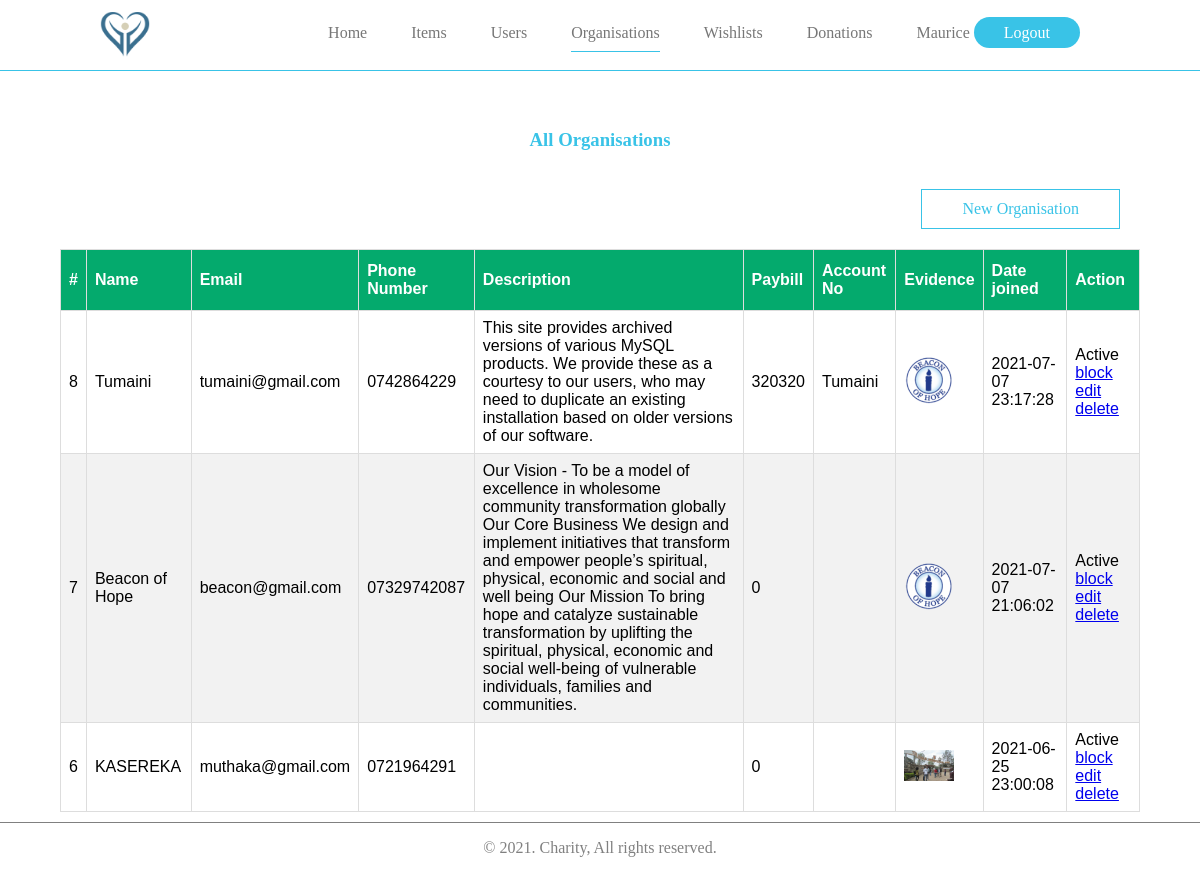
Page /organisations.php (signed in) on the committed database.
### tables this page shows
CREATE TABLE `users` (
  `id` int(11) NOT NULL,
  `full_name` varchar(255) NOT NULL,
  `email` varchar(255) DEFAULT NULL,
  `phone_number` varchar(255) NOT NULL,
  `password` text DEFAULT NULL,
  `is_admin` int(1) DEFAULT NULL,
  `joined_date` timestamp NULL DEFAULT current_timestamp()
);

CREATE TABLE `organisations` (
  `id` int(11) NOT NULL,
  `name` varchar(255) DEFAULT NULL,
  `email` varchar(255) DEFAULT NULL,
  `phone_number` varchar(255) NOT NULL,
  `logo` text DEFAULT NULL,
  `description` text NOT NULL,
  `evidence` text NOT NULL,
  `paybill_no` int(11) NOT NULL,
  `account_no` varchar(255) NOT NULL,
  `password` text DEFAULT NULL,
  `is_active` int(11) DEFAULT NULL,
  `joined_date` timestamp NULL DEFAULT current_timestamp()
);

### organisations.php (the view, shortened to what this page needs)
<?php
require_once('db.php');
if(isset($_SESSION['auth'])){
    $user = $_SESSION['auth'];
    $req = $db->prepare("SELECT * FROM users WHERE id = ?");
    $req->execute(array($user['id']));
    $current = $req->fetch();
    if ($current['is_admin']) {
        $list = $db->prepare("SELECT * FROM organisations ORDER BY id DESC");
        $list->execute();
?>
<!DOCTYPE html>
<html lang="en">
<head>
    <link rel="stylesheet" href="styles/style.css">
</head>
<body>
    <header>
        <div class="logo">
            <img src="images/logo.png" width="50" alt="">
        </div>
        <div class="menu">
            <ul>
                <li><a href="dashboard.php">Home</a></li>
                <li><a href="items.php">Items</a></li>
                <li><a href="users.php">Users</a></li>
                <li class="active"><a href="organisations.php">Organisations</a></li>
                <li><a href="wishlists.php">Wishlists</a></li>
                <li><a href="donations.php">Donations</a></li>
                <li><?= $current['full_name'] ?> <a class="login" href="logout.php">Logout</a></li>
            </ul>
        </div>
    </header>
    <section class="homeSection">
        <div class="box2">
            <h3 class="login-title">All Organisations</h3>
            <div>
                <a class="add_btn" href="new_org.php">New Organisation</a>
            </div>
            <table id="items">
              <thead>
                <tr>
                  <th>#</th>
                  <th>Name</th>
                  <th>Email</th>
                  <th>Phone Number</th>
                  <th>Description</th>
                  <th>Paybill</th>
                  <th>Account No</th>
                  <th>Evidence</th>
                  <th>Date joined</th>
                  <th>Action</th>
                </tr>
              </thead>
              <tbody>
                  <?php
                  if($list->rowCount() > 0) {
                  while($org = $list->fetch()) {
                  ?>
                <tr>
                  <td><?= $org['id'] ?></td>
                  <td><?= $org['name'] ?></td>
                  <td><?= $org['email'] ?></td>
                  <td><?= $org['phone_number'] ?></td>
                  <td><?= $org['description'] ?></td>
                  <td><?= $org['paybill_no'] ?></td>
                  <td><?= $org['account_no'] ?></td>
                  <td>
                    <a href="org_certificates/<?= $org['evidence'] ?>" target="_blank"><img width="50" src="org_certificates/<?= $org['evidence'] ?>"/> </a>
                  </td>
                  <td><?= $org['joined_date'] ?></td>
                  <td>
                    <?php
                    if ($org['is_active']) { ?>
                        <span>Active</span>
                        <a href="block.php?id=<?= $org['id'] ?>">block</a>
                        <a href="edit_org.php?id=<?= $org['id'] ?>">edit</a>
                    <?php } else { ?>
                        <a href="approve.php?id=<?= $org['id'] ?>">approve</a>
                    <?php } ?>
                    <a href="delete_org.php?id=<?= $org['id'] ?>">delete</a>
                  </td>
                </tr>
                <?php } } else { ?>
                <tr>
                    No item found!
                </tr>
                <?php } ?>
              </tbody>
            </table>
        </div>
    </section>
    <footer>
        <p>&copy 2021. Charity, All rights reserved.</p>
    </footer>
</body>
</html>
<?php
    }
    else {
    header("Location: home.php");
    }
}
else {
    header("Location: login.php");
}
?>

### styles/style.css (style rules this page uses)
body { margin: 0px; padding: 0px; }
header { background: white; position: absolute; top:0px; left: 0px; right: 0px; padding: 8px 100px; border-bottom: 1px solid #39C3E7; }
.logo { width: 50px !important; float: left; }
ul { list-style: none; text-align: right; }
li { display: inline; margin: 1px 20px; color: #777; }
li>a { color: #777; text-decoration: none; }
.active { color: #39C3E7 !important; padding-bottom: 10px; border-bottom: 1px solid #39C3E7; }
.login { color: white; background: #39C3E7; border-radius: 50px; padding: 7px 30px; }
h3 { color: #39C3E7; }
footer { border-top: 1px solid grey; text-align: center; width: 100%; float: left; }
footer,p { color: grey; }
.homeSection { width: 100%; min-height: 80vh !important; margin-top: 100px; display: flex; flex-direction: column; align-items: center; }
.box2 { width: 90%; height: auto; display: flex; flex-direction: column; padding: 10px; }
.add_btn { padding: 10px 40px; border: 1px solid #39C3E7; float: right; margin: 20px; text-decoration: none; color: #39C3E7; }
.login-title { text-align: center; color: #39C3E7; }
table { width: 100%; }
#items { font-family: Arial, Helvetica, sans-serif; border-collapse: collapse; width: 100%; }
#items td, #items th { border: 1px solid #ddd; padding: 8px; }
#items tr:nth-child(even) { background-color: #f2f2f2; }
#items th { padding-top: 12px; padding-bottom: 12px; text-align: left; background-color: #04AA6D; color: white; }

### rows in the picture
users: full_name "Maurice"
organisations: id "8", name "Tumaini", email "tumaini@gmail.com", phone_number "0742864229", description "This site provides archived versions of various MySQL products. We provide these as a courtesy to our users, who may need to duplicate an existing installation based on older versions of our software.", paybill_no "320320", account_no "Tumaini", evidence (picture), joined_date "2021-07-07 23:17:28"
organisations: id "7", name "Beacon of Hope", email "beacon@gmail.com", phone_number "07329742087", description "Our Vision - To be a model of excellence in wholesome community transformation globally Our Core Business We design and implement initiatives that transform and empower people’s spiritual, physical, economic and social and well being Our Mission To bring hope and catalyze sustainable transformation by uplifting the spiritual, physical, economic and social well-being of vulnerable individuals, families and communities.", paybill_no "0", evidence (picture), joined_date "2021-07-07 21:06:02"
organisations: id "6", name "KASEREKA", email "muthaka@gmail.com", phone_number "0721964291", paybill_no "0", evidence (picture), joined_date "2021-06-25 23:00:08"
